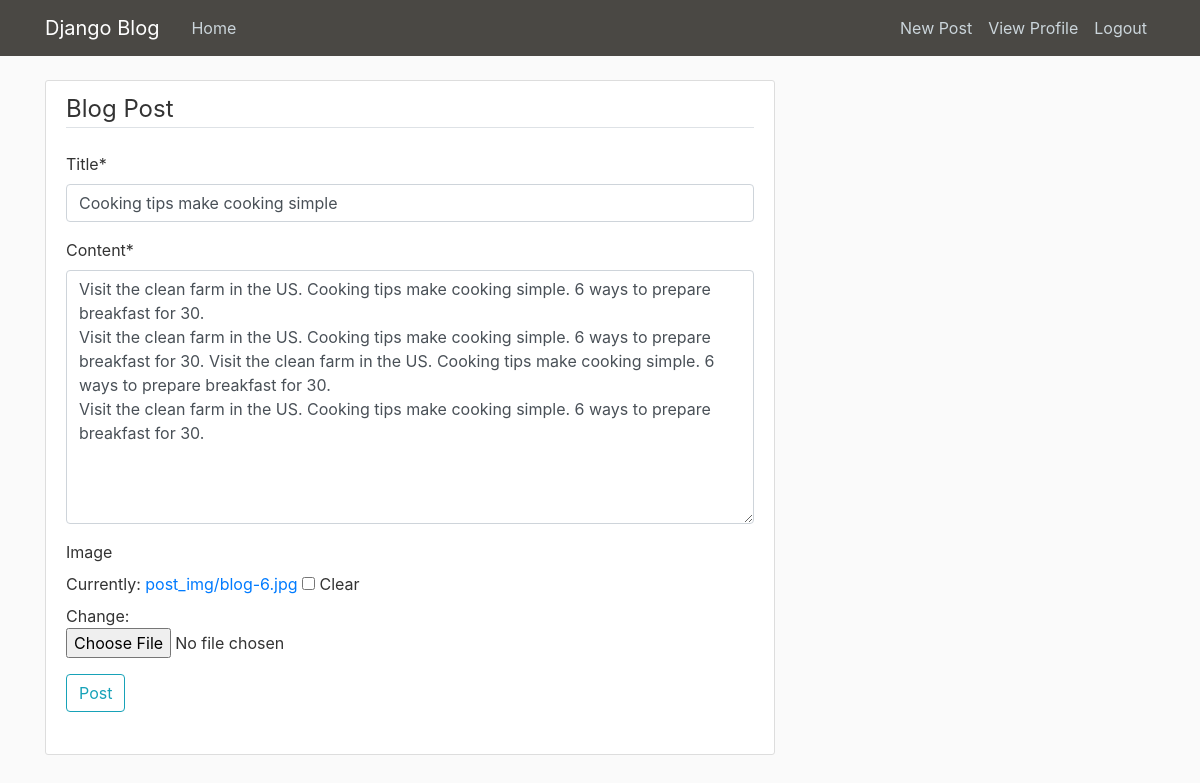
Screenshot of /post/29/update/ (signed in) with the database file from the repository.
### blog/models.py (models this page shows, shortened)
class Post(models.Model):
    title = models.CharField(max_length=255)
    content = models.TextField()
    image = models.ImageField(upload_to='post_img/', blank=True)
    date = models.DateTimeField(default=timezone.now)
    author = models.ForeignKey(User, on_delete=models.CASCADE)

### blog/views.py (the view, shortened to what this page needs)
# urls.py: path('post/<int:pk>/update/', PostUpdateView.as_view(), name='post-update'),
class PostUpdateView(LoginRequiredMixin, UserPassesTestMixin, UpdateView):
    model = Post
    fields = ['title', 'content', 'image']
    def test_func(self):
        post = self.get_object()
        if self.request.user == post.author:
            return True
        return False

### blog/templates/blog/post_form.html (shortened to what this page needs)
{% extends 'blog/base.html' %}
{% load crispy_forms_tags %}
{% block content %}
<div class="content-section">
    <form method="POST">
        <fieldset class="form-group">
            <legend class="border-bottom mb-4">Blog Post</legend>
            {{ form|crispy }}
            <div class="form-group">
                <button class="btn btn-outline-info" type="submit">Post</button>
            </div>
        </fieldset>
    </form>
</div>
{% endblock %}

### static/css/main.css (style rules this page uses)
body { background: #fafafa; color: #333333; margin-top: 5rem; }
.content-section { background: #ffffff; padding: 10px 20px; border: 1px solid #dddddd; border-radius: 3px; margin-bottom: 20px; }

### rows the page displays
Post: title "Cooking tips make cooking simple", content "Visit the clean farm in the US. Cooking tips make cooking simple. 6 ways to prepare breakfast for 30. Visit the clean farm in the US. Cooking tips make cooking simple. 6 ways to prepare breakfast for 30. Visit the clean farm in the US. Cooking tips make cooking simple. 6 ways to prepare breakfast for 30. Visit the clean farm in the US. Cooking tips make cooking simple. 6 ways to prepare breakfast for 30."
